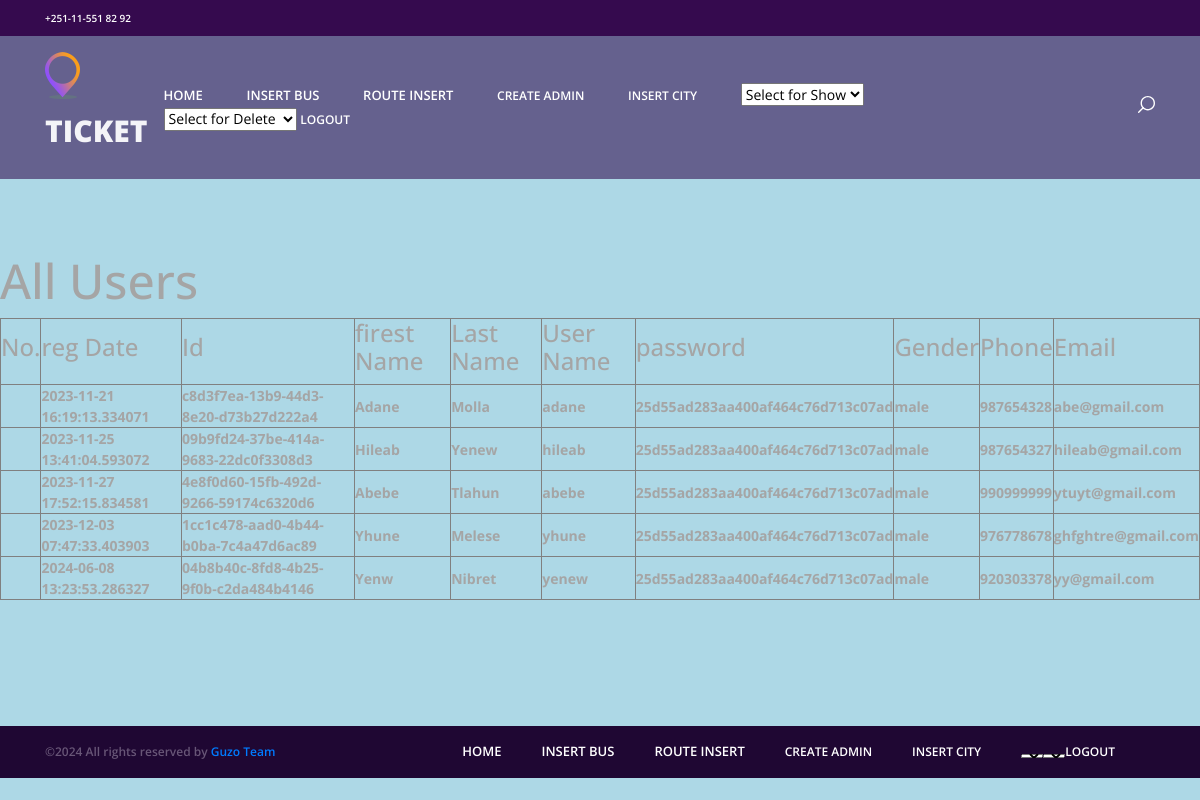
/users, run on an earlier commit of the app's database.
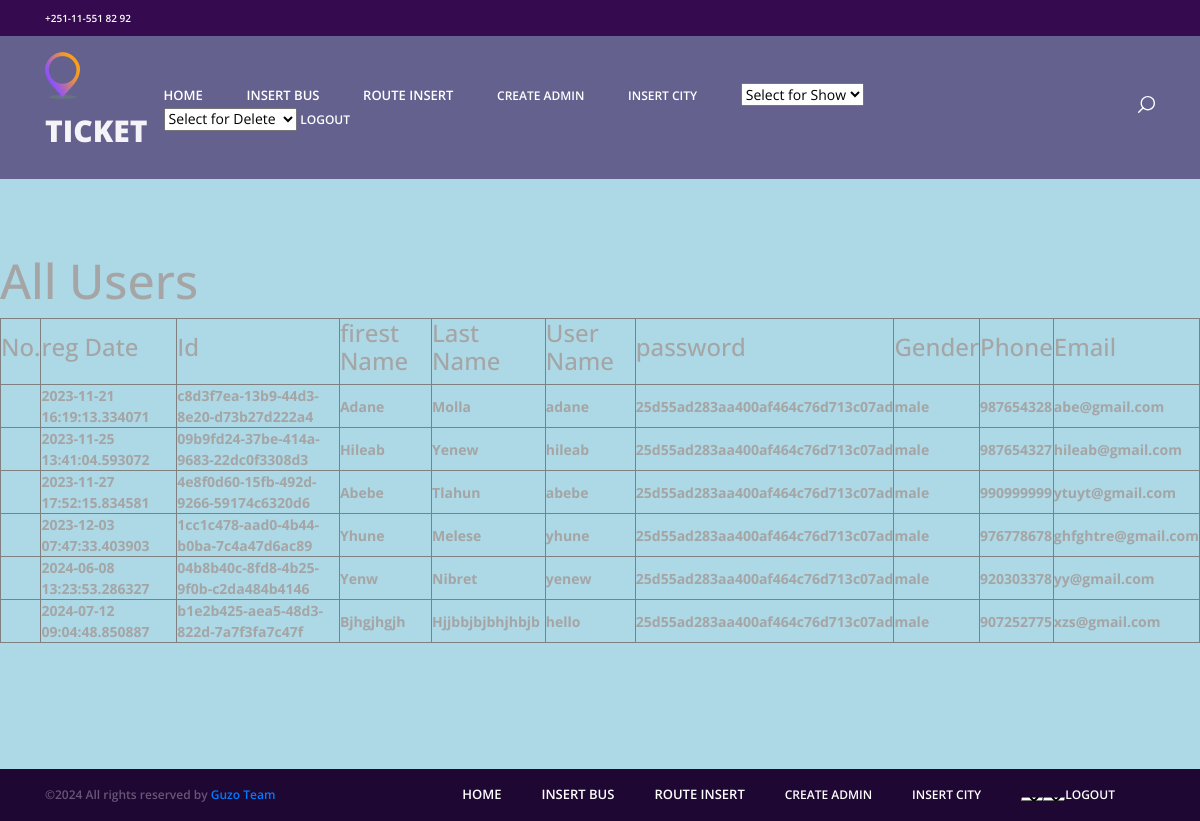
And on a later commit of the database.
### models/user.py (models this page shows, shortened)
class User(BaseModel, Base, UserMixin):
    password_length = (0, None)
    password_regex = None
    __tablename__ = 'users'
    fname = Column(String(20),nullable = False)
    lname = Column(String(20),nullable = False)
    username = Column(String(20),nullable = False,unique = True)
    password = Column(String(10),nullable = False)
    gender = Column(String(5),nullable = False)
    phone = Column(Integer,nullable = False)
    email = Column(String(30),nullable = False, unique = True)

### front_end/views.py (the view)
@views.route('/users')
def users():
    conn = sqlite3.connect('database.db')
    cursor = conn.cursor()
    cursor.execute('SELECT * FROM users')
    users = cursor.fetchall()
    conn.close()
    if users:
        return render_template('users.html', users=users)
    else:
        return render_template('error.html', error="There is No user!!")

### engine/db_storage.py (called while the page is built)
    def close(self):
        self.__session.close()

### front_end/templates/users.html (shortened to what this page needs)
<!DOCTYPE html>
<html lang="en">
<head>
<link rel="stylesheet" type="text/css" href="../static/styles/bootstrap4/bootstrap.min.css">
<link href="../static/plugins/font-awesome-4.7.0/css/font-awesome.min.css" rel="stylesheet" type="text/css">
<link rel="stylesheet" type="text/css" href="../static/plugins/OwlCarousel2-2.2.1/owl.carousel.css">
<link rel="stylesheet" type="text/css" href="../static/plugins/OwlCarousel2-2.2.1/owl.theme.default.css">
<link rel="stylesheet" type="text/css" href="../static/plugins/OwlCarousel2-2.2.1/animate.css">
<link rel="stylesheet" type="text/css" href="../static/styles/main_styles.css">
<link rel="stylesheet" type="text/css" href="../static/styles/responsive.css">
</head>
<body style="background-color: lightblue;">
<div class="super_container">
<header class="header">
		<div class="top_bar">
			<div class="container">
				<div class="row">
					<div class="col d-flex flex-row">
						<div class="phone">+251-11-551 82 92</div>
						<div class="social">
							<ul class="social_list">
								<li class="social_list_item"><a href="#"><i class="fa fa-pinterest" aria-hidden="true"></i></a></li>
								<li class="social_list_item"><a href="#"><i class="fa fa-facebook" aria-hidden="true"></i></a></li>
								<li class="social_list_item"><a href="#"><i class="fa fa-twitter" aria-hidden="true"></i></a></li>
								<li class="social_list_item"><a href="#"><i class="fa fa-dribbble" aria-hidden="true"></i></a></li>
								<li class="social_list_item"><a href="#"><i class="fa fa-behance" aria-hidden="true"></i></a></li>
								<li class="social_list_item"><a href="#"><i class="fa fa-linkedin" aria-hidden="true"></i></a></li>
							</ul>
						</div>
					</div>
				</div>
			</div>
		</div>
		<nav class="main_nav">
			<div class="container">
				<div class="row">
					<div class="col main_nav_col d-flex flex-row align-items-center justify-content-start">
						<div class="logo_container">
							<div class="logo"><a href="#"><img src="../static/images/logo.png" alt="">Ticket</a></div>
						</div>
						<div class="main_nav_container ml-auto">
							<ul class="main_nav_list">
						            <li class="main_nav_item"><a href="home">home</a></li>
                           <li class="main_nav_item"><a href="businsert">Insert Bus</a></li>
                           <li class="main_nav_item"><a href="route">Route insert</a></li>
                           <li class="footer_nav_item"><a href="admin" style="color:white;">Create Admin</a></li>
                           <li class="footer_nav_item"><a href="city" style="color:white;">Insert City</a></li>
                           <select onchange="location.href = this.value;">
                           <option value="admindelete">Select for Show</option>
                           </select>
                           <select onchange="location.href = this.value;">
                           <option value="admindelete">Select for Delete</option>
                           </select>
                           <li class="footer_nav_item"><a href="logout" style="color:white;">Logout</a></li>
							</ul>
						</div>
						<div class="content_search ml-lg-0 ml-auto">
						</div>
					</div>
				</div>
			</div>
		</nav>
	</header>
<h1>All Users</h1>
    <table border = "1">
    <thead>
  <tr>
    <th><b><h3>No.</h3></b></th>
    <th><b><h3>reg Date</h3></b></th>
    <th><b><h3>Id</h3></b></th>
    <th><b><h3>firest Name</h3></b></th>
    <th><b><h3>Last Name</h3></b></th>
    <th><b><h3>User Name</h3></b></th>
    <th><b><h3>password</h3></b></th>
    <th><b><h3>Gender</h3></b></th>
    <th><b><h3>Phone</h3></b></th>
    <th><b><h3>Email</h3></b></th>
	</tr>
    </thead>
    <tbody>
	{% for user in users %}
      <tr>
      <td>
	<ol start = "1">
	      <li><th> {{user[9]}}</th> <th>{{user[7]}}</th>  <th> {{user[0]}}</th> <th>{{user[1]}}</th> <th>{{user[2]}}</th> <th>{{user[3]}}</th> <th> {{user[4]}}</th> <th>{{user[5]}}</th> <th>{{user[6]}}</th></li>
	      </ol></td></tr>
	 {% endfor %}
    </tbody>
    </table>
  <div class="copyright">
		<div class="container">
			<div class="row">
				<div class="col-lg-3 order-lg-1 order-2  ">
					<div class="copyright_content d-flex flex-row align-items-center">
						<div>
&copy;<script>document.write(new Date().getFullYear());</script> All rights reserved by <a href="#">Guzo Team</a>
</div>
					</div>
				</div>
				<div class="col-lg-9 order-lg-2 order-1">
					<div class="footer_nav_container d-flex flex-row align-items-center justify-content-lg-end">
						<div class="footer_nav">
							<ul class="footer_nav_list">
			   <li class="main_nav_item"><a href="home">home</a></li>
                           <li class="main_nav_item"><a href="businsert">Insert Bus</a></li>
                           <li class="main_nav_item"><a href="route">Route insert</a></li>
                           <li class="footer_nav_item"><a href="admin" style="color:white;">Create Admin</a></li>
                           <li class="footer_nav_item"><a href="city" style="color:white;">Insert City</a></li>
                           <select onchange="location.href = this.value;">
                           <option value="admindelete">Select for Show</option>
                           </select>
                           <select onchange="location.href = this.value;">
                           <option value="admindelete">Select for Delete</option>
                           </select>
                           <li class="footer_nav_item"><a href="logout" style="color:white;">Logout</a></li>
							</ul>
						</div>
					</div>
				</div>
			</div>
		</div>
	</div>
</div>
</body>
</html>

### front_end/static/styles/main_styles.css (style rules this page uses)
* { margin: 0; padding: 0; -webkit-font-smoothing: antialiased; -webkit-text-shadow: rgba(0,0,0,.01) 0 0 1px; text-shadow: rgba(0,0,0,.01) 0 0 1px; }
body { font-family: 'Open Sans', sans-serif; font-size: 14px; font-weight: 400; background: #FFFFFF; color: #a5a5a5; }
div { display: block; position: relative; -webkit-box-sizing: border-box; -moz-box-sizing: border-box; box-sizing: border-box; }
ul { list-style: none; margin-bottom: 0px; }
a, a:hover, a:visited, a:active, a:link { text-decoration: none; -webkit-font-smoothing: antialiased; -webkit-text-shadow: rgba(0,0,0,.01) 0 0 1px; text-shadow: rgba(0,0,0,.01) 0 0 1px; }
h1 { font-size: 48px; }
h3 { font-size: 24px; }
h1, h2, h3, h4, h5, h6 { font-family: 'Open Sans', sans-serif; -webkit-font-smoothing: antialiased; -webkit-text-shadow: rgba(0,0,0,.01) 0 0 1px; text-shadow: rgba(0,0,0,.01) 0 0 1px; }
.super_container { width: 100%; overflow: hidden; }
.header { position: fixed; width: 100%; background: rgba(54, 19, 84, 0.6); z-index: 12; }
.top_bar { width: 100%; height: 36px; background: #350a4e; -webkit-transition: all 400ms ease; -moz-transition: all 400ms ease; -ms-transition: all 400ms ease; -o-transition: all 400ms ease; transition: all 400ms ease; }
.phone { display: inline-block; margin-right: 36px; line-height: 36px; font-size: 10px; font-weight: 600; color: #FFFFFF; }
.social_list_item { position: relative; display: inline-block; margin-right: 3px; }
.social_list_item:last-child { margin-right: 0px; }
.social_list_item a { display: block; width: 100%; padding-left: 10px; padding-right: 10px; line-height: 36px; }
.social_list_item a i { font-size: 12px; color: #FFFFFF; -webkit-transition: all 200ms ease; -moz-transition: all 200ms ease; -ms-transition: all 200ms ease; -o-transition: all 200ms ease; transition: all 200ms ease; }
.main_nav_col { height: 143px; -webkit-transition: all 400ms ease; -moz-transition: all 400ms ease; -ms-transition: all 400ms ease; -o-transition: all 400ms ease; transition: all 400ms ease; }
.logo_container { -webkit-transform: translateY(-6px); -moz-transform: translateY(-6px); -ms-transform: translateY(-6px); -o-transform: translateY(-6px); transform: translateY(-6px); }
.logo a { font-family: 'Open Sans', sans-serif; font-size: 30px; color: #f4f4f8; font-weight: 800; text-transform: uppercase; }
.logo a img { display: inline-block; vertical-align: baseline; margin-right: 9px; -webkit-transform: translateY(2px); -moz-transform: translateY(2px); -ms-transform: translateY(2px); -o-transform: translateY(2px); transform: translateY(2px); }
.main_nav_container { margin-right: 221px; }
.main_nav_item { position: relative; display: inline-block; margin-right: 40px; }
.main_nav_item a { font-family: 'Open Sans', sans-serif; font-size: 13px; font-weight: 600; color: #FFFFFF; text-transform: uppercase; padding-bottom: 10px; padding-top: 10px; }
.main_nav_item::after { display: block; position: absolute; left: -1px; bottom: -11px; width: calc(100% + 2px); height: 2px; background: linear-gradient(to right, #fa9e1b, #8d4fff); content: ''; opacity: 0; -webkit-transition: all 200ms ease; -moz-transition: all 200ms ease; -ms-transition: all 200ms ease; -o-transition: all 200ms ease; transition: all 200ms ease; }
.content_search { -webkit-transform: translateY(-1px); -moz-transform: translateY(-1px); -ms-transform: translateY(-1px); -o-transform: translateY(-1px); transform: translateY(-1px); cursor: pointer; }
.copyright { background: #1f0733; }
.copyright_content { height: 52px; }
.copyright_content div { font-size: 12px; font-weight: 600; color: #685677; }
.footer_nav_container { height: 52px; }
.footer_nav_list { font-size: 0px; }
.footer_nav_item { display: inline-block; margin-right: 40px; }
.footer_nav_item a { font-size: 12px; font-weight: 600; color: #685677; text-transform: uppercase; line-height: 2; -webkit-transition: all 200ms ease; -moz-transition: all 200ms ease; -ms-transition: all 200ms ease; -o-transition: all 200ms ease; transition: all 200ms ease; }

What changed in the data, as far as the page shows it:
added User: updated_at "2024-07-12 09:04:48.850887", id "b1e2b425-aea5-48d3-822d-7a7f3fa7c47f", fname "Bjhgjhgjh", lname "Hjjbbjbjbhjhbjb", username "hello", password "25d55ad283aa400af464c76d713c07ad", gender "male", phone "907252775", email "xzs@gmail.com"
